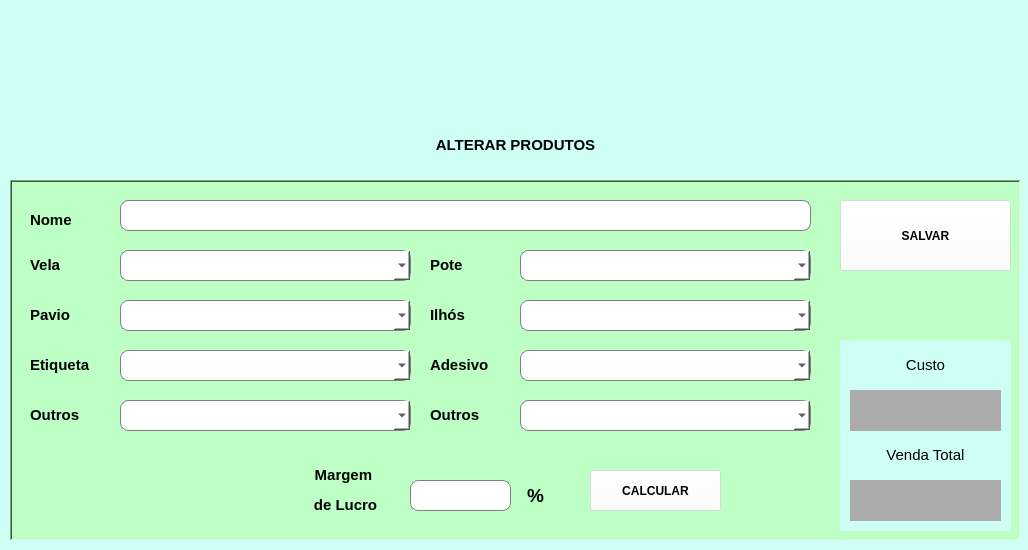
<?xml version="1.0" encoding="UTF-8"?>
<ui version="4.0">
 <class>Janela</class>
 <widget class="QMainWindow" name="Janela">
  <property name="geometry">
   <rect>
    <x>0</x>
    <y>0</y>
    <width>1028</width>
    <height>550</height>
   </rect>
  </property>
  <property name="minimumSize">
   <size>
    <width>1028</width>
    <height>550</height>
   </size>
  </property>
  <property name="maximumSize">
   <size>
    <width>1028</width>
    <height>550</height>
   </size>
  </property>
  <property name="windowTitle">
   <string>Produtos</string>
  </property>
  <property name="windowIcon">
   <iconset>
    <normaloff>favicon.png</normaloff>favicon.png</iconset>
  </property>
  <property name="styleSheet">
   <string notr="true">background-color: rgb(206, 255, 245);</string>
  </property>
  <widget class="QWidget" name="centralwidget">
   <widget class="QLabel" name="titulo_calmare">
    <property name="geometry">
     <rect>
      <x>100</x>
      <y>10</y>
      <width>831</width>
      <height>111</height>
     </rect>
    </property>
    <property name="text">
     <string/>
    </property>
    <property name="pixmap">
     <pixmap>titulo_janela.png</pixmap>
    </property>
    <property name="scaledContents">
     <bool>true</bool>
    </property>
   </widget>
   <widget class="QLabel" name="titulo_montar_produtos">
    <property name="geometry">
     <rect>
      <x>390</x>
      <y>130</y>
      <width>251</width>
      <height>31</height>
     </rect>
    </property>
    <property name="styleSheet">
     <string notr="true">font: 8pt &quot;Quicksand&quot;;
</string>
    </property>
    <property name="text">
     <string>&lt;html&gt;&lt;head/&gt;&lt;body&gt;&lt;p align=&quot;center&quot;&gt;&lt;span style=&quot; font-size:11pt; font-weight:600;&quot;&gt;ALTERAR PRODUTOS&lt;/span&gt;&lt;/p&gt;&lt;/body&gt;&lt;/html&gt;</string>
    </property>
   </widget>
   <widget class="QFrame" name="frame_alterar_pacote">
    <property name="geometry">
     <rect>
      <x>10</x>
      <y>180</y>
      <width>1011</width>
      <height>361</height>
     </rect>
    </property>
    <property name="styleSheet">
     <string notr="true">background: rgb(189, 255, 197)</string>
    </property>
    <property name="frameShape">
     <enum>QFrame::WinPanel</enum>
    </property>
    <property name="frameShadow">
     <enum>QFrame::Sunken</enum>
    </property>
    <property name="lineWidth">
     <number>3</number>
    </property>
    <property name="midLineWidth">
     <number>1</number>
    </property>
    <widget class="QLineEdit" name="pacote_nome_2">
     <property name="geometry">
      <rect>
       <x>110</x>
       <y>20</y>
       <width>691</width>
       <height>31</height>
      </rect>
     </property>
     <property name="styleSheet">
      <string notr="true">background-color: rgb(255, 255, 255);
font: 75 10pt &quot;Nirmala UI&quot;;
border-radius: 8px;
border: 1px solid gray;</string>
     </property>
    </widget>
    <widget class="QLabel" name="label_13">
     <property name="geometry">
      <rect>
       <x>20</x>
       <y>30</y>
       <width>61</width>
       <height>21</height>
      </rect>
     </property>
     <property name="text">
      <string>&lt;html&gt;&lt;head/&gt;&lt;body&gt;&lt;p&gt;&lt;span style=&quot; font-size:11pt; font-weight:600;&quot;&gt;Nome&lt;/span&gt;&lt;/p&gt;&lt;/body&gt;&lt;/html&gt;</string>
     </property>
    </widget>
    <widget class="QLabel" name="label_14">
     <property name="geometry">
      <rect>
       <x>20</x>
       <y>70</y>
       <width>61</width>
       <height>31</height>
      </rect>
     </property>
     <property name="text">
      <string>&lt;html&gt;&lt;head/&gt;&lt;body&gt;&lt;p&gt;&lt;span style=&quot; font-size:11pt; font-weight:600;&quot;&gt;Vela&lt;/span&gt;&lt;/p&gt;&lt;/body&gt;&lt;/html&gt;</string>
     </property>
    </widget>
    <widget class="QComboBox" name="pacote_vela_2">
     <property name="geometry">
      <rect>
       <x>110</x>
       <y>70</y>
       <width>291</width>
       <height>31</height>
      </rect>
     </property>
     <property name="styleSheet">
      <string notr="true">background-color: rgb(255, 255, 255);
border: 1px solid gray;
padding-left: 5px;
font: 75 10pt &quot;Nirmala UI&quot;;
border-radius: 8px;

</string>
     </property>
     <property name="duplicatesEnabled">
      <bool>false</bool>
     </property>
     <property name="frame">
      <bool>false</bool>
     </property>
    </widget>
    <widget class="QLabel" name="label_15">
     <property name="geometry">
      <rect>
       <x>420</x>
       <y>70</y>
       <width>51</width>
       <height>31</height>
      </rect>
     </property>
     <property name="text">
      <string>&lt;html&gt;&lt;head/&gt;&lt;body&gt;&lt;p&gt;&lt;span style=&quot; font-size:11pt; font-weight:600;&quot;&gt;Pote&lt;/span&gt;&lt;/p&gt;&lt;/body&gt;&lt;/html&gt;</string>
     </property>
    </widget>
    <widget class="QPushButton" name="pacote_salvar_2">
     <property name="geometry">
      <rect>
       <x>830</x>
       <y>20</y>
       <width>171</width>
       <height>71</height>
      </rect>
     </property>
     <property name="styleSheet">
      <string notr="true">background-color: rgba(255, 255, 255, 0.4);
font: 10pt &quot;MS Shell Dlg 2&quot;;
font: bold</string>
     </property>
     <property name="text">
      <string>SALVAR</string>
     </property>
    </widget>
    <widget class="QComboBox" name="pacote_pote_2">
     <property name="geometry">
      <rect>
       <x>510</x>
       <y>70</y>
       <width>291</width>
       <height>31</height>
      </rect>
     </property>
     <property name="styleSheet">
      <string notr="true">background-color: rgb(255, 255, 255);
border: 1px solid gray;
padding-left: 5px;
font: 75 10pt &quot;Nirmala UI&quot;;
border-radius: 8px;

</string>
     </property>
     <property name="duplicatesEnabled">
      <bool>false</bool>
     </property>
     <property name="frame">
      <bool>false</bool>
     </property>
    </widget>
    <widget class="QComboBox" name="pacote_ilhos_2">
     <property name="geometry">
      <rect>
       <x>510</x>
       <y>120</y>
       <width>291</width>
       <height>31</height>
      </rect>
     </property>
     <property name="styleSheet">
      <string notr="true">background-color: rgb(255, 255, 255);
border: 1px solid gray;
padding-left: 5px;
font: 75 10pt &quot;Nirmala UI&quot;;
border-radius: 8px;

</string>
     </property>
     <property name="duplicatesEnabled">
      <bool>false</bool>
     </property>
     <property name="frame">
      <bool>false</bool>
     </property>
    </widget>
    <widget class="QLabel" name="label_16">
     <property name="geometry">
      <rect>
       <x>420</x>
       <y>120</y>
       <width>51</width>
       <height>31</height>
      </rect>
     </property>
     <property name="text">
      <string>&lt;html&gt;&lt;head/&gt;&lt;body&gt;&lt;p&gt;&lt;span style=&quot; font-size:11pt; font-weight:600;&quot;&gt;Ilhós&lt;/span&gt;&lt;/p&gt;&lt;/body&gt;&lt;/html&gt;</string>
     </property>
    </widget>
    <widget class="QLabel" name="label_17">
     <property name="geometry">
      <rect>
       <x>20</x>
       <y>120</y>
       <width>61</width>
       <height>31</height>
      </rect>
     </property>
     <property name="text">
      <string>&lt;html&gt;&lt;head/&gt;&lt;body&gt;&lt;p&gt;&lt;span style=&quot; font-size:11pt; font-weight:600;&quot;&gt;Pavio&lt;/span&gt;&lt;/p&gt;&lt;/body&gt;&lt;/html&gt;</string>
     </property>
    </widget>
    <widget class="QComboBox" name="pacote_pavio_2">
     <property name="geometry">
      <rect>
       <x>110</x>
       <y>120</y>
       <width>291</width>
       <height>31</height>
      </rect>
     </property>
     <property name="styleSheet">
      <string notr="true">background-color: rgb(255, 255, 255);
border: 1px solid gray;
padding-left: 5px;
font: 75 10pt &quot;Nirmala UI&quot;;
border-radius: 8px;

</string>
     </property>
     <property name="duplicatesEnabled">
      <bool>false</bool>
     </property>
     <property name="frame">
      <bool>false</bool>
     </property>
    </widget>
    <widget class="QLabel" name="label_18">
     <property name="geometry">
      <rect>
       <x>420</x>
       <y>170</y>
       <width>81</width>
       <height>31</height>
      </rect>
     </property>
     <property name="text">
      <string>&lt;html&gt;&lt;head/&gt;&lt;body&gt;&lt;p&gt;&lt;span style=&quot; font-size:11pt; font-weight:600;&quot;&gt;Adesivo&lt;/span&gt;&lt;/p&gt;&lt;/body&gt;&lt;/html&gt;</string>
     </property>
    </widget>
    <widget class="QComboBox" name="pacote_etiqueta_2">
     <property name="geometry">
      <rect>
       <x>110</x>
       <y>170</y>
       <width>291</width>
       <height>31</height>
      </rect>
     </property>
     <property name="styleSheet">
      <string notr="true">background-color: rgb(255, 255, 255);
border: 1px solid gray;
padding-left: 5px;
font: 75 10pt &quot;Nirmala UI&quot;;
border-radius: 8px;

</string>
     </property>
     <property name="duplicatesEnabled">
      <bool>false</bool>
     </property>
     <property name="frame">
      <bool>false</bool>
     </property>
    </widget>
    <widget class="QLabel" name="label_19">
     <property name="geometry">
      <rect>
       <x>20</x>
       <y>170</y>
       <width>81</width>
       <height>31</height>
      </rect>
     </property>
     <property name="text">
      <string>&lt;html&gt;&lt;head/&gt;&lt;body&gt;&lt;p&gt;&lt;span style=&quot; font-size:11pt; font-weight:600;&quot;&gt;Etiqueta&lt;/span&gt;&lt;/p&gt;&lt;/body&gt;&lt;/html&gt;</string>
     </property>
    </widget>
    <widget class="QComboBox" name="pacote_adesivo_2">
     <property name="geometry">
      <rect>
       <x>510</x>
       <y>170</y>
       <width>291</width>
       <height>31</height>
      </rect>
     </property>
     <property name="styleSheet">
      <string notr="true">background-color: rgb(255, 255, 255);
border: 1px solid gray;
padding-left: 5px;
font: 75 10pt &quot;Nirmala UI&quot;;
border-radius: 8px;

</string>
     </property>
     <property name="duplicatesEnabled">
      <bool>false</bool>
     </property>
     <property name="frame">
      <bool>false</bool>
     </property>
    </widget>
    <widget class="QPushButton" name="pacote_calculo_2">
     <property name="geometry">
      <rect>
       <x>580</x>
       <y>290</y>
       <width>131</width>
       <height>41</height>
      </rect>
     </property>
     <property name="styleSheet">
      <string notr="true">background-color: rgba(255, 255, 255, 0.4);
font: 10pt &quot;MS Shell Dlg 2&quot;;
font: bold</string>
     </property>
     <property name="text">
      <string>CALCULAR</string>
     </property>
    </widget>
    <widget class="QLabel" name="label_12">
     <property name="geometry">
      <rect>
       <x>20</x>
       <y>220</y>
       <width>81</width>
       <height>31</height>
      </rect>
     </property>
     <property name="text">
      <string>&lt;html&gt;&lt;head/&gt;&lt;body&gt;&lt;p&gt;&lt;span style=&quot; font-size:11pt; font-weight:600;&quot;&gt;Outros&lt;/span&gt;&lt;/p&gt;&lt;/body&gt;&lt;/html&gt;</string>
     </property>
    </widget>
    <widget class="QComboBox" name="pacote_outros_2">
     <property name="geometry">
      <rect>
       <x>110</x>
       <y>220</y>
       <width>291</width>
       <height>31</height>
      </rect>
     </property>
     <property name="styleSheet">
      <string notr="true">background-color: rgb(255, 255, 255);
border: 1px solid gray;
padding-left: 5px;
font: 75 10pt &quot;Nirmala UI&quot;;
border-radius: 8px;

</string>
     </property>
     <property name="duplicatesEnabled">
      <bool>false</bool>
     </property>
     <property name="frame">
      <bool>false</bool>
     </property>
    </widget>
    <widget class="QComboBox" name="pacote_diversos_2">
     <property name="geometry">
      <rect>
       <x>510</x>
       <y>220</y>
       <width>291</width>
       <height>31</height>
      </rect>
     </property>
     <property name="styleSheet">
      <string notr="true">background-color: rgb(255, 255, 255);
border: 1px solid gray;
padding-left: 5px;
font: 75 10pt &quot;Nirmala UI&quot;;
border-radius: 8px;

</string>
     </property>
     <property name="duplicatesEnabled">
      <bool>false</bool>
     </property>
     <property name="frame">
      <bool>false</bool>
     </property>
    </widget>
    <widget class="QLabel" name="label_20">
     <property name="geometry">
      <rect>
       <x>420</x>
       <y>220</y>
       <width>81</width>
       <height>31</height>
      </rect>
     </property>
     <property name="text">
      <string>&lt;html&gt;&lt;head/&gt;&lt;body&gt;&lt;p&gt;&lt;span style=&quot; font-size:11pt; font-weight:600;&quot;&gt;Outros&lt;/span&gt;&lt;/p&gt;&lt;/body&gt;&lt;/html&gt;</string>
     </property>
    </widget>
    <widget class="QLineEdit" name="pacote_margem_2">
     <property name="geometry">
      <rect>
       <x>400</x>
       <y>300</y>
       <width>101</width>
       <height>31</height>
      </rect>
     </property>
     <property name="styleSheet">
      <string notr="true">background-color: rgb(255, 255, 255);
font: 75 10pt &quot;Nirmala UI&quot;;
border-radius: 8px;
border: 1px solid gray;</string>
     </property>
     <property name="alignment">
      <set>Qt::AlignCenter</set>
     </property>
    </widget>
    <widget class="QLabel" name="label_4">
     <property name="geometry">
      <rect>
       <x>290</x>
       <y>280</y>
       <width>91</width>
       <height>61</height>
      </rect>
     </property>
     <property name="text">
      <string>&lt;html&gt;&lt;head/&gt;&lt;body&gt;&lt;p align=&quot;center&quot;&gt;&lt;span style=&quot; font-size:11pt; font-weight:600;&quot;&gt;Margem &lt;/span&gt;&lt;/p&gt;&lt;p align=&quot;center&quot;&gt;&lt;span style=&quot; font-size:11pt; font-weight:600;&quot;&gt;de Lucro&lt;/span&gt;&lt;/p&gt;&lt;/body&gt;&lt;/html&gt;</string>
     </property>
    </widget>
    <widget class="QLabel" name="label_22">
     <property name="geometry">
      <rect>
       <x>510</x>
       <y>300</y>
       <width>31</width>
       <height>31</height>
      </rect>
     </property>
     <property name="text">
      <string>&lt;html&gt;&lt;head/&gt;&lt;body&gt;&lt;p align=&quot;center&quot;&gt;&lt;span style=&quot; font-size:14pt; font-weight:600;&quot;&gt;%&lt;/span&gt;&lt;/p&gt;&lt;/body&gt;&lt;/html&gt;</string>
     </property>
    </widget>
   </widget>
   <widget class="QWidget" name="widget" native="true">
    <property name="geometry">
     <rect>
      <x>840</x>
      <y>340</y>
      <width>171</width>
      <height>191</height>
     </rect>
    </property>
    <property name="styleSheet">
     <string notr="true">background-color: rgb(206, 255, 245);</string>
    </property>
    <widget class="QLabel" name="label_11">
     <property name="geometry">
      <rect>
       <x>10</x>
       <y>10</y>
       <width>151</width>
       <height>31</height>
      </rect>
     </property>
     <property name="text">
      <string>&lt;html&gt;&lt;head/&gt;&lt;body&gt;&lt;p align=&quot;center&quot;&gt;&lt;span style=&quot; font-size:11pt;&quot;&gt;Custo&lt;/span&gt;&lt;/p&gt;&lt;/body&gt;&lt;/html&gt;</string>
     </property>
    </widget>
    <widget class="QLabel" name="pacote_custo_2">
     <property name="geometry">
      <rect>
       <x>10</x>
       <y>50</y>
       <width>151</width>
       <height>41</height>
      </rect>
     </property>
     <property name="styleSheet">
      <string notr="true">background-color: rgb(172, 172, 172);
font: 75 10pt &quot;MS Shell Dlg 2&quot;;</string>
     </property>
     <property name="text">
      <string>&lt;html&gt;&lt;head/&gt;&lt;body&gt;&lt;p align=&quot;center&quot;&gt;&lt;br/&gt;&lt;/p&gt;&lt;/body&gt;&lt;/html&gt;</string>
     </property>
     <property name="alignment">
      <set>Qt::AlignCenter</set>
     </property>
    </widget>
    <widget class="QLabel" name="label_21">
     <property name="geometry">
      <rect>
       <x>10</x>
       <y>100</y>
       <width>151</width>
       <height>31</height>
      </rect>
     </property>
     <property name="text">
      <string>&lt;html&gt;&lt;head/&gt;&lt;body&gt;&lt;p align=&quot;center&quot;&gt;&lt;span style=&quot; font-size:11pt;&quot;&gt;Venda Total&lt;/span&gt;&lt;/p&gt;&lt;/body&gt;&lt;/html&gt;</string>
     </property>
    </widget>
    <widget class="QLabel" name="pacote_venda_2">
     <property name="geometry">
      <rect>
       <x>10</x>
       <y>140</y>
       <width>151</width>
       <height>41</height>
      </rect>
     </property>
     <property name="styleSheet">
      <string notr="true">background-color: rgb(172, 172, 172);
font: 75 10pt &quot;MS Shell Dlg 2&quot;;</string>
     </property>
     <property name="text">
      <string>&lt;html&gt;&lt;head/&gt;&lt;body&gt;&lt;p align=&quot;center&quot;&gt;&lt;br/&gt;&lt;/p&gt;&lt;/body&gt;&lt;/html&gt;</string>
     </property>
     <property name="alignment">
      <set>Qt::AlignCenter</set>
     </property>
    </widget>
   </widget>
  </widget>
 </widget>
 <resources/>
 <connections/>
</ui>
